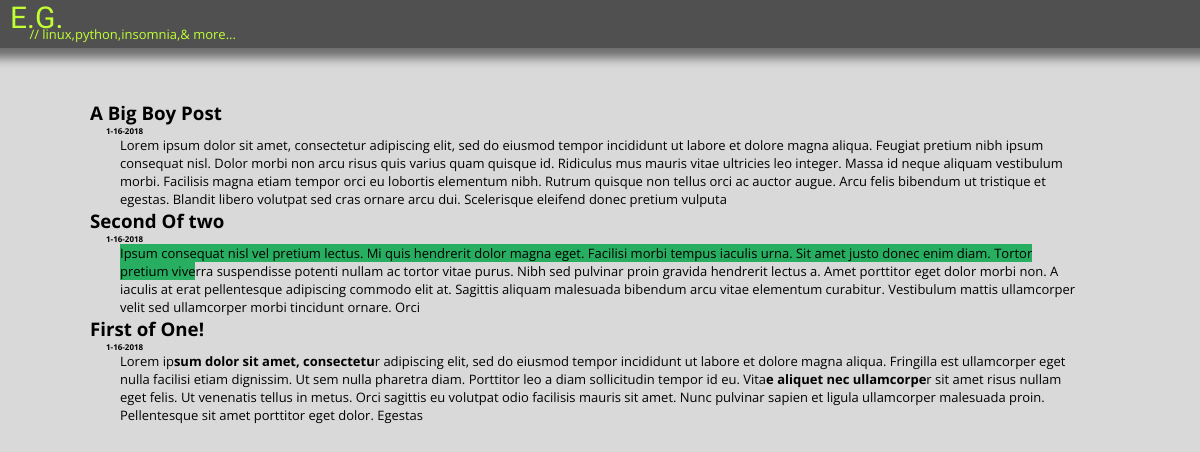
The page / on the database its author committed.
### blog/models.py (models this page shows, shortened)
class Post(models.Model):
    id = models.AutoField(primary_key=True)
    title = models.CharField(max_length=100)
    created_date = models.DateField(default=date.today)
    text = RichTextField()

### blog/views.py (the view)
# urls.py: path("", views.index, name='index'),
def index(request):
    posts = Post.objects.order_by('id').reverse()
    return render(request, "blog/post_list.html",{'posts':posts})

### blog/templates/blog/post_list.html
{% extends 'blog/index.html' %}
{% block content %}
{% for post in posts %}
<div class=post-header>
  <h3>{{ post.title }}</h3>
  <h6 class="date">  &emsp;&emsp;{{ post.created_date }}</h6>
</div>
  {{ post.text|safe|slice:':564' }}
{% endfor %}
{% endblock %}

### blog/templates/blog/index.html (shortened to what this page needs)
{% load staticfiles %}
<html>
<head>
<link rel=stylesheet type='text/css' href='{% static 'blog/style.css'%}' />
</head>
<body>
<div class=header>
 <h1 class=pagetitle>E.G.</h1>
  <p class=subtitle>&emsp;&emsp; // linux,python,insomnia,& more...</p>
</div>
<div class=content>
{% block content %}
{% endblock %}
</div>
</body>
</html>

### blog/static/blog/style.css (style rules this page uses)
* { margin:0px; }
body { background-color: #d9d9d9; }
div.header { background-color: #505050; color:#c0ff33; position: fixed; top:0px; width:100%; font-size: 12px; box-shadow: 0px 0px 10px 10px rgba(0,0,0,.5); z-index: 100; animation: titleaccent 7s; }
h1.pagetitle { font-family: 'Stalinist One', cursive; font-weight: normal; font-size: 30px; margin-left: 10px; }
p.subtitle { font-family: 'Open Sans', sans-serif; margin-bottom:5px; margin-top:-10px; }
h6.date { font-family: 'Open Sans', sans-serif; font-size: 8px; }
div.content { margin-left: 10%; margin-right: 10%; margin-top:100px; font-family: 'Open Sans', sans-serif; animation: fadein 3s; }
div.post-header { margin-left:-30px; }
p { font-family: 'Open Sans', sans-serif; font-size: 13px; }

### rows shown on the page
Post: title "A Big Boy Post", created_date "1-16-2018", text "Lorem ipsum dolor sit amet, consectetur adipiscing elit, sed do eiusmod tempor incididunt ut labore et dolore magna aliqua. Feugiat pretium nibh ipsum consequat nisl. Dolor morbi non arcu risus quis varius quam quisque id. Ridiculus mus mauris vitae ultricies leo integer. Massa id neque aliquam vestibulum morbi. Facilisis magna etiam tempor orci eu lobortis elementum nibh. Rutrum quisque non tellus orci ac auctor augue. Arcu felis bibendum ut tristique et egestas. Blandit libero volutpat sed cras ornare arcu dui. Scelerisque eleifend donec pretium vulputa"
Post: title "Second Of two", created_date "1-16-2018", text "Ipsum consequat nisl vel pretium lectus. Mi quis hendrerit dolor magna eget. Facilisi morbi tempus iaculis urna. Sit amet justo donec enim diam. Tortor pretium vive rra suspendisse potenti nullam ac tortor vitae purus. Nibh sed pulvinar proin gravida hendrerit lectus a. Amet porttitor eget dolor morbi non. A iaculis at erat pellentesque adipiscing commodo elit at. Sagittis aliquam malesuada bibendum arcu vitae elementum curabitur. Vestibulum mattis ullamcorper velit sed ullamcorper morbi tincidunt ornare. Orci"
Post: title "First of One!", created_date "1-16-2018", text "Lorem ip sum dolor sit amet, consectetu r adipiscing elit, sed do eiusmod tempor incididunt ut labore et dolore magna aliqua. Fringilla est ullamcorper eget nulla facilisi etiam dignissim. Ut sem nulla pharetra diam. Porttitor leo a diam sollicitudin tempor id eu. Vita e aliquet nec ullamcorpe r sit amet risus nullam eget felis. Ut venenatis tellus in metus. Orci sagittis eu volutpat odio facilisis mauris sit amet. Nunc pulvinar sapien et ligula ullamcorper malesuada proin. Pellentesque sit amet porttitor eget dolor. Egestas"
